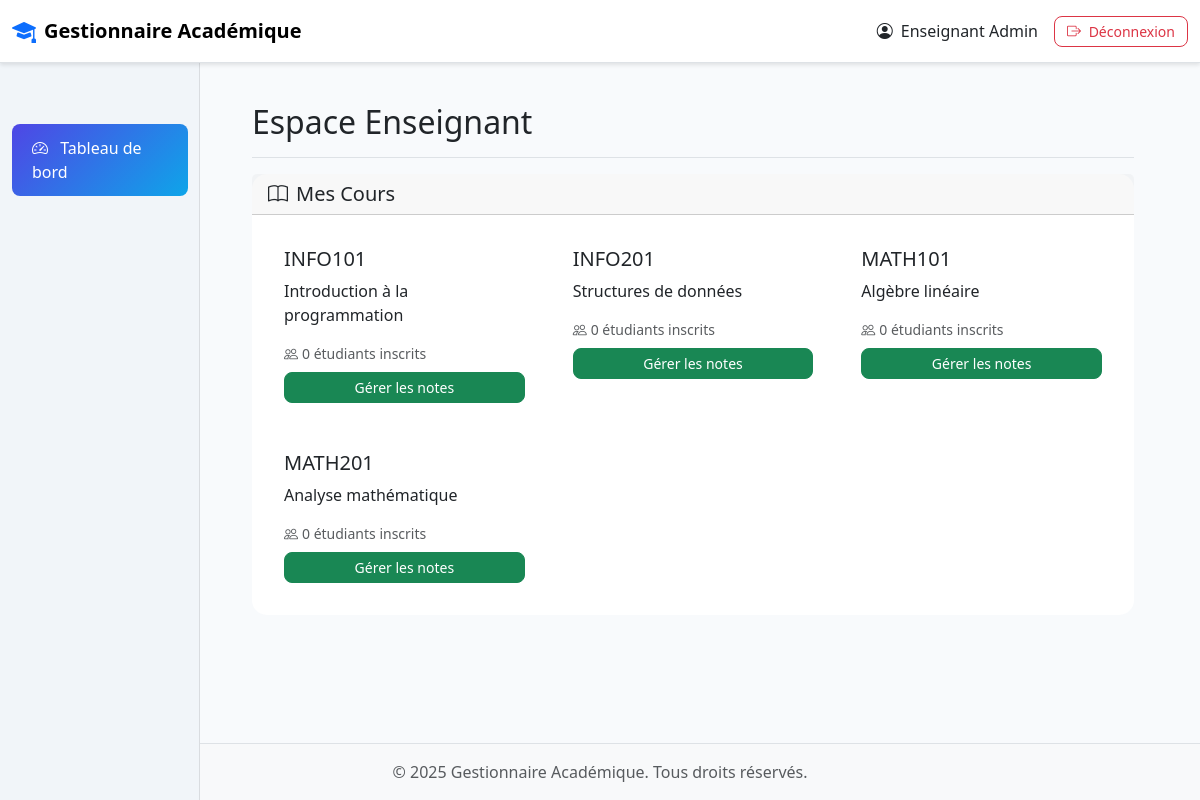
The page /views/teacher/dashboard.php (signed in) on the database its author committed.
### tables this page shows
CREATE TABLE courses (
    id INT AUTO_INCREMENT PRIMARY KEY,
    code VARCHAR(20) UNIQUE NOT NULL,
    name VARCHAR(191) NOT NULL,
    description TEXT,
    credits INT NOT NULL,
    teacher_id INT,
    created_at TIMESTAMP DEFAULT CURRENT_TIMESTAMP,
    FOREIGN KEY (teacher_id) REFERENCES teachers(id) ON DELETE SET NULL
);

### models/Course.php (called while the page is built, shortened)
<?php
class Course {
    private $conn;
    private $table_name = "courses";
    public function __construct($db) {
        $this->conn = $db;
    }
    public function getByTeacher($teacher_id) {
        $query = "SELECT * FROM " . $this->table_name . " WHERE teacher_id = :teacher_id ORDER BY code";
        $stmt = $this->conn->prepare($query);
        $stmt->bindParam(":teacher_id", $teacher_id);
        $stmt->execute();
        return $stmt;
    }
}
?>

### models/Enrollment.php (called while the page is built, shortened)
<?php
class Enrollment {
    private $conn;
    private $table_name = "enrollments";
    public function __construct($db) {
        $this->conn = $db;
    }
    public function getByCourse($course_id) {
        $query = "SELECT e.*, s.matricule, s.first_name, s.last_name, s.email
                  FROM " . $this->table_name . " e
                  INNER JOIN students s ON e.student_id = s.id
                  WHERE e.course_id = :course_id
                  ORDER BY s.last_name, s.first_name";
        $stmt = $this->conn->prepare($query);
        $stmt->bindParam(":course_id", $course_id);
        $stmt->execute();
        return $stmt;
    }
}
?>

### views/teacher/dashboard.php (the view, shortened to what this page needs)
<?php
require_once '../../models/Course.php';
require_once '../../models/Enrollment.php';
$database = new Database();
$db = $database->getConnection();
$course = new Course($db);
$enrollment = new Enrollment($db);
$teacher_id = $_SESSION['teacher_id'];
$courses = $course->getByTeacher($teacher_id);
$selected_course_id = $_GET['course_id'] ?? null;
?>
<!DOCTYPE html>
<html lang="fr">
<head>
    <link href="https://cdn.jsdelivr.net/npm/bootstrap@5.3.0/dist/css/bootstrap.min.css" rel="stylesheet">
    <link rel="stylesheet" href="https://cdn.jsdelivr.net/npm/bootstrap-icons@1.10.0/font/bootstrap-icons.css">
    <link rel="stylesheet" href="../../assets/css/style.css">
</head>
<body>
    <?php include '../../includes/header.php'; ?>
    <div class="container mt-4">
    <div class="container-fluid">
        <div class="row">
            <nav class="col-md-3 col-lg-2 d-md-block bg-light sidebar">
                <div class="position-sticky pt-3">
                    <ul class="nav flex-column">
                        <li class="nav-item">
                            <a class="nav-link active" href="dashboard.php">
                                <i class="bi bi-speedometer2 me-2"></i>
                                Tableau de bord
                            </a>
                        </li>
                    </ul>
                </div>
            </nav>
            <main class="col-md-9 ms-sm-auto col-lg-10 px-md-4">
                <div class="d-flex justify-content-between flex-wrap flex-md-nowrap align-items-center pt-3 pb-2 mb-3 border-bottom">
                    <h1 class="h2">Espace Enseignant</h1>
                </div>
                <div class="card mb-4">
                    <div class="card-header">
                        <h5 class="mb-0"><i class="bi bi-book me-2"></i>Mes Cours</h5>
                    </div>
                    <div class="card-body">
                        <div class="row g-3">
                            <?php while ($c = $courses->fetch(PDO::FETCH_ASSOC)):
                                $enroll_stmt = $enrollment->getByCourse($c['id']);
                                $student_count = $enroll_stmt->rowCount();
                            ?>
                                <div class="col-md-4">
                                    <div class="card h-100 <?= $selected_course_id == $c['id'] ? 'border-success' : '' ?>">
                                        <div class="card-body">
                                            <h5 class="card-title"><?= htmlspecialchars($c['code']) ?></h5>
                                            <p class="card-text"><?= htmlspecialchars($c['name']) ?></p>
                                            <p class="text-muted small mb-2">
                                                <i class="bi bi-people me-1"></i><?= $student_count ?> étudiants inscrits
                                            </p>
                                            <a href="?course_id=<?= $c['id'] ?>" class="btn btn-sm btn-success w-100">
                                                Gérer les notes
                                            </a>
                                        </div>
                                    </div>
                                </div>
                            <?php endwhile; ?>
                        </div>
                    </div>
                </div>
            </main>
        </div>
    </div>
    </div>
    <?php include '../../includes/footer.php'; ?>
</body>
</html>

### assets/css/style.css (style rules this page uses)
:root { --primary-color: #4f46e5; --secondary-color: #0ea5e9; --success-color: #10b981; --danger-color: #ef4444; --warning-color: #f59e0b; --info-color: #3b82f6; --light-bg: #f8fafc; --sidebar-bg: #f1f5f9; }
html, body { height: 100%; margin: 0; }
body { display: flex; flex-direction: column; font-family: 'Segoe UI', Tahoma, Geneva, Verdana, sans-serif; background-color: var(--light-bg); }
.container, main { flex: 1 0 auto; }
.card { border-radius: 15px; border: none; }
.sidebar { position: fixed; top: 56px; bottom: 0; left: 0; z-index: 100; padding: 48px 0 0; box-shadow: inset -1px 0 0 rgba(0, 0, 0, .1); background-color: var(--sidebar-bg) !important; }
.sidebar .nav-link { font-weight: 500; color: #333; padding: 12px 20px; border-radius: 8px; margin: 4px 12px; transition: all 0.3s; }
.sidebar .nav-link.active { background: linear-gradient(135deg, var(--primary-color), var(--secondary-color)); color: white; }
.btn { border-radius: 8px; padding: 8px 16px; font-weight: 500; transition: all 0.3s; }
.btn-sm { padding: 4px 12px; }

### rows shown on the page
courses: code "INFO101", name "Introduction à la programmation", student_count "0"
courses: code "INFO201", name "Structures de données", student_count "0"
courses: code "MATH101", name "Algèbre linéaire", student_count "0"
courses: code "MATH201", name "Analyse mathématique", student_count "0"

### other values the page prints
$_SESSION['first_name'] "Enseignant"
$_SESSION['last_name'] "Admin"
